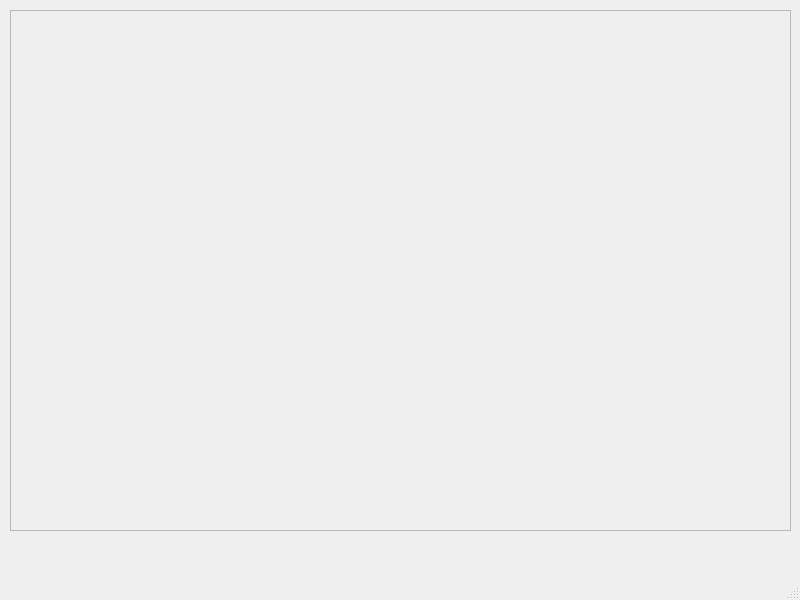
<?xml version="1.0" encoding="UTF-8"?>
<ui version="4.0">
 <class>MainWindow</class>
 <widget class="QMainWindow" name="MainWindow">
  <property name="geometry">
   <rect>
    <x>0</x>
    <y>0</y>
    <width>800</width>
    <height>600</height>
   </rect>
  </property>
  <property name="windowTitle">
   <string>MainWindow</string>
  </property>
  <widget class="QWidget" name="centralwidget">
   <widget class="QFrame" name="frame">
    <property name="geometry">
     <rect>
      <x>10</x>
      <y>10</y>
      <width>781</width>
      <height>521</height>
     </rect>
    </property>
    <property name="frameShape">
     <enum>QFrame::StyledPanel</enum>
    </property>
    <property name="frameShadow">
     <enum>QFrame::Raised</enum>
    </property>
   </widget>
  </widget>
  <widget class="QMenuBar" name="menubar">
   <property name="geometry">
    <rect>
     <x>0</x>
     <y>0</y>
     <width>800</width>
     <height>26</height>
    </rect>
   </property>
  </widget>
  <widget class="QStatusBar" name="statusbar"/>
 </widget>
 <resources/>
 <connections/>
</ui>
